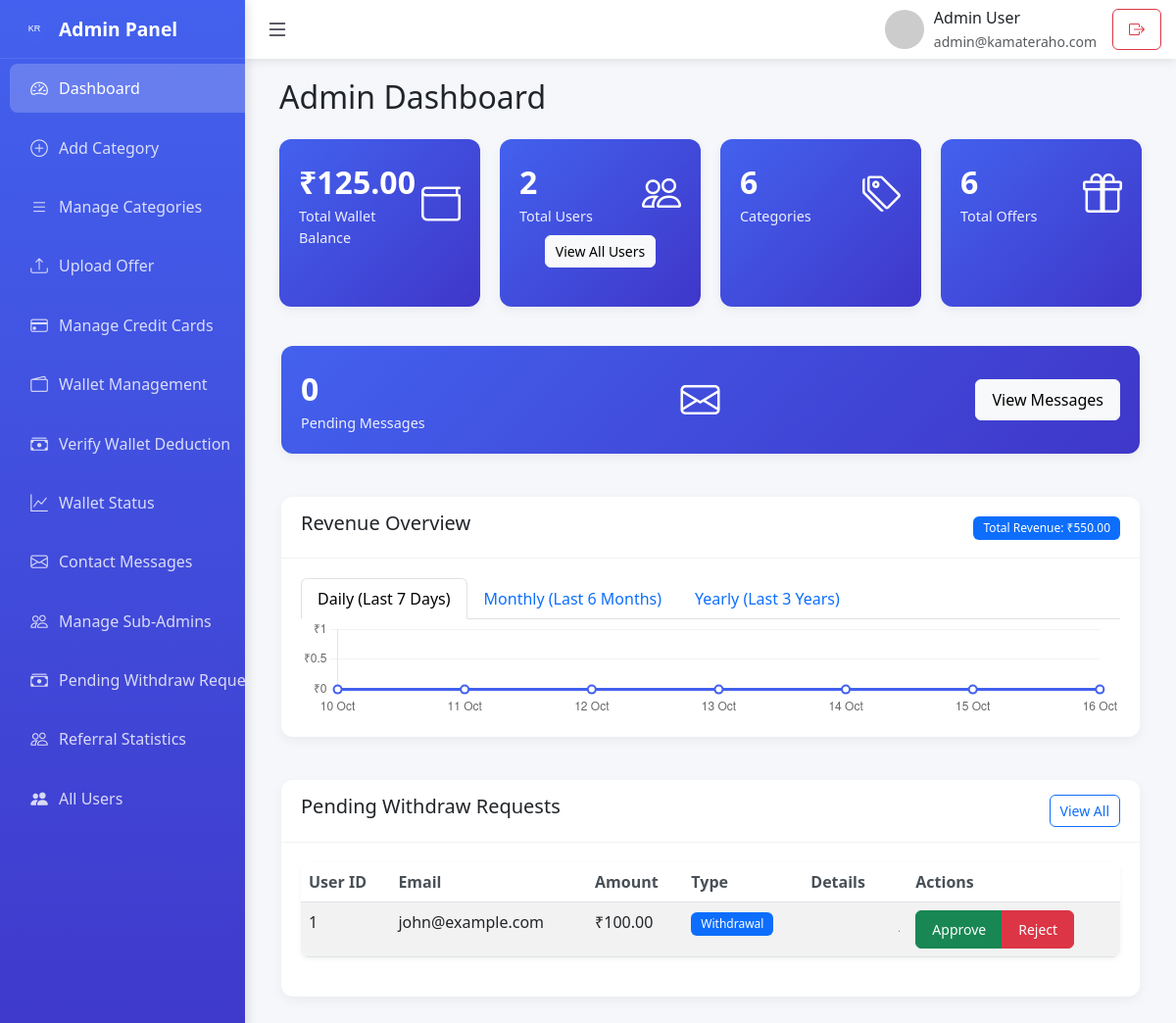
The app's page /admin/index.php with its own data.
### tables this page shows
CREATE TABLE IF NOT EXISTS withdraw_requests (
    id INT(11) AUTO_INCREMENT PRIMARY KEY,
    user_id INT(11) NOT NULL,
    amount DECIMAL(10, 2) NOT NULL,
    upi_id VARCHAR(255) NOT NULL,
    screenshot VARCHAR(255),
    status ENUM('pending', 'approved', 'rejected') DEFAULT 'pending',
    offer_title VARCHAR(255),
    offer_description TEXT,
    created_at TIMESTAMP DEFAULT CURRENT_TIMESTAMP,
    FOREIGN KEY (user_id) REFERENCES users(id) ON DELETE CASCADE
);

CREATE TABLE IF NOT EXISTS users (
    id INT(11) AUTO_INCREMENT PRIMARY KEY,
    name VARCHAR(255) NOT NULL,
    email VARCHAR(255) UNIQUE NOT NULL,
    phone VARCHAR(20),
    city VARCHAR(100),
    state VARCHAR(100),
    password VARCHAR(255) NOT NULL,
    wallet_balance DECIMAL(10, 2) DEFAULT 0.00,
    referral_code VARCHAR(50),
    created_at TIMESTAMP DEFAULT CURRENT_TIMESTAMP
);

### admin/index.php (the view, shortened to what this page needs)
<?php
include '../config/db.php';
include 'includes/admin_layout.php';
try {
    $stmt = $pdo->query("SELECT wr.*, u.name, u.email, u.id as user_id FROM withdraw_requests wr
                         JOIN users u ON wr.user_id = u.id
                         WHERE wr.status = 'pending'
                         ORDER BY wr.created_at DESC");
    $pending_withdraw_requests = $stmt->fetchAll(PDO::FETCH_ASSOC);
} catch(PDOException $e) {
    $error = "Error fetching pending withdraw requests: " . $e->getMessage();
    $pending_withdraw_requests = [];
}
try {
    $stmt = $pdo->query("SELECT COUNT(*) as pending_messages FROM contact_messages WHERE status = 'pending'");
    $pending_messages_count = $stmt->fetch(PDO::FETCH_ASSOC)['pending_messages'] ?? 0;
} catch(PDOException $e) {
    $pending_messages_count = 0;
}
try {
    $stmt = $pdo->query("SELECT SUM(wallet_balance) as total_balance FROM users");
    $total_wallet_balance = $stmt->fetch(PDO::FETCH_ASSOC)['total_balance'] ?? 0;
} catch(PDOException $e) {
    $total_wallet_balance = 0;
}
try {
    $stmt = $pdo->query("SELECT COUNT(*) as total_users FROM users");
    $total_users = $stmt->fetch(PDO::FETCH_ASSOC)['total_users'] ?? 0;
} catch(PDOException $e) {
    $total_users = 0;
}
try {
    $stmt = $pdo->query("SELECT COUNT(*) as total_categories FROM categories");
    $total_categories = $stmt->fetch(PDO::FETCH_ASSOC)['total_categories'] ?? 0;
} catch(PDOException $e) {
    $total_categories = 0;
}
try {
    $stmt = $pdo->query("SELECT COUNT(*) as total_offers FROM offers");
    $total_offers = $stmt->fetch(PDO::FETCH_ASSOC)['total_offers'] ?? 0;
} catch(PDOException $e) {
    $total_offers = 0;
}
try {
    $stmt = $pdo->query("SELECT DATE_FORMAT(created_at, '%Y-%m') as month, SUM(amount) as revenue
                         FROM wallet_history
                         WHERE type = 'credit' AND status = 'approved'
                         AND created_at >= DATE_SUB(NOW(), INTERVAL 6 MONTH)
                         GROUP BY DATE_FORMAT(created_at, '%Y-%m')
                         ORDER BY month ASC");
    $monthly_revenue = $stmt->fetchAll(PDO::FETCH_ASSOC);
} catch(PDOException $e) {
    $monthly_revenue = [];
}
try {
    $stmt = $pdo->query("SELECT YEAR(created_at) as year, SUM(amount) as revenue
                         FROM wallet_history
                         WHERE type = 'credit' AND status = 'approved'
                         AND created_at >= DATE_SUB(NOW(), INTERVAL 3 YEAR)
                         GROUP BY YEAR(created_at)
                         ORDER BY year ASC");
    $yearly_revenue = $stmt->fetchAll(PDO::FETCH_ASSOC);
} catch(PDOException $e) {
    $yearly_revenue = [];
}
$daily_data = [];
$dates = [];
for ($i = 6; $i >= 0; $i--) {
    $date = date('Y-m-d', strtotime("-$i days"));
    $dates[$date] = 0;
}
foreach ($dates as $date => $revenue) {
    $daily_data[] = $revenue;
}
$monthly_data = [];
foreach ($monthly_revenue as $row) {
    $monthly_data[] = $row['revenue'];
}
$yearly_data = [];
foreach ($yearly_revenue as $row) {
    $yearly_data[] = $row['revenue'];
}
$total_revenue = array_sum($daily_data) + array_sum($monthly_data) + array_sum($yearly_data);
?>
<div class="container-fluid">
    <h2 class="mb-4">Admin Dashboard</h2>
    <div class="row mb-4">
        <div class="col-xl-3 col-md-6 col-sm-12 mb-3">
            <div class="card stats-card h-100">
                <div class="card-body">
                    <div class="d-flex justify-content-between align-items-center">
                        <div>
                            <div class="number">₹<?php echo number_format($total_wallet_balance, 2); ?></div>
                            <div class="label">Total Wallet Balance</div>
                        </div>
                        <i class="bi bi-wallet fs-1"></i>
                    </div>
                </div>
            </div>
        </div>
        <div class="col-xl-3 col-md-6 col-sm-12 mb-3">
            <div class="card stats-card h-100">
                <div class="card-body">
                    <div class="d-flex justify-content-between align-items-center">
                        <div>
                            <div class="number"><?php echo $total_users; ?></div>
                            <div class="label">Total Users</div>
                        </div>
                        <i class="bi bi-people fs-1"></i>
                    </div>
                    <div class="mt-2 text-center">
                        <a href="all_users.php" class="btn btn-sm btn-light">View All Users</a>
                    </div>
                </div>
            </div>
        </div>
        <div class="col-xl-3 col-md-6 col-sm-12 mb-3">
            <div class="card stats-card h-100">
                <div class="card-body">
                    <div class="d-flex justify-content-between align-items-center">
                        <div>
                            <div class="number"><?php echo $total_categories; ?></div>
                            <div class="label">Categories</div>
                        </div>
                        <i class="bi bi-tags fs-1"></i>
                    </div>
                </div>
            </div>
        </div>
        <div class="col-xl-3 col-md-6 col-sm-12 mb-3">
            <div class="card stats-card h-100">
                <div class="card-body">
                    <div class="d-flex justify-content-between align-items-center">
                        <div>
                            <div class="number"><?php echo $total_offers; ?></div>
                            <div class="label">Total Offers</div>
                        </div>
                        <i class="bi bi-gift fs-1"></i>
                    </div>
                </div>
            </div>
        </div>
    </div>
    <div class="row mb-4">
        <div class="col-12">
            <div class="card stats-card">
                <div class="card-body">
                    <div class="d-flex justify-content-between align-items-center">
                        <div>
                            <div class="number"><?php echo $pending_messages_count; ?></div>
                            <div class="label">Pending Messages</div>
                        </div>
                        <i class="bi bi-envelope fs-1"></i>
                        <a href="contact_messages.php" class="btn btn-light">View Messages</a>
                    </div>
                </div>
            </div>
        </div>
    </div>
    <div class="row mb-4">
        <div class="col-12">
            <div class="card">
                <div class="card-header d-flex justify-content-between align-items-center">
                    <h5>Revenue Overview</h5>
                    <div class="card-header-actions">
                        <span class="badge bg-primary">Total Revenue: ₹<?php echo number_format($total_revenue, 2); ?></span>
                    </div>
                </div>
                <div class="card-body">
                    <ul class="nav nav-tabs" id="revenueTabs" role="tablist">
                        <li class="nav-item" role="presentation">
                            <button class="nav-link active" id="daily-tab" data-bs-toggle="tab" data-bs-target="#daily" type="button" role="tab">Daily (Last 7 Days)</button>
                        </li>
                        <li class="nav-item" role="presentation">
                            <button class="nav-link" id="monthly-tab" data-bs-toggle="tab" data-bs-target="#monthly" type="button" role="tab">Monthly (Last 6 Months)</button>
                        </li>
                        <li class="nav-item" role="presentation">
                            <button class="nav-link" id="yearly-tab" data-bs-toggle="tab" data-bs-target="#yearly" type="button" role="tab">Yearly (Last 3 Years)</button>
                        </li>
                    </ul>
                    <div class="tab-content" id="revenueTabsContent">
                        <div class="tab-pane fade show active" id="daily" role="tabpanel">
                            <canvas id="dailyChart" height="100"></canvas>
                        </div>
                    </div>
                </div>
            </div>
        </div>
    </div>
    <div class="row">
        <div class="col-lg-12 col-12 mb-4">
            <div class="card h-100">
                <div class="card-header d-flex justify-content-between align-items-center">
                    <h5>Pending Withdraw Requests</h5>
                    <a href="pending_withdraw_requests.php" class="btn btn-sm btn-outline-primary">View All</a>
                </div>
                <div class="card-body">
                    <?php if (empty($pending_withdraw_requests)): ?>
                        <p>No pending withdraw requests.</p>
                    <?php else: ?>
                        <div class="table-responsive">
                            <table class="table table-striped">
                                <thead>
                                    <tr>
                                        <th>User ID</th>
                                        <th>Email</th>
                                        <th>Amount</th>
                                        <th>Type</th>
                                        <th>Details</th>
                                        <th>Actions</th>
                                    </tr>
                                </thead>
                                <tbody>
                                    <?php foreach ($pending_withdraw_requests as $request): ?>
                                        <tr>
                                            <td><?php echo htmlspecialchars($request['user_id']); ?></td>
                                            <td><?php echo htmlspecialchars($request['email']); ?></td>
                                            <td>₹<?php echo number_format($request['amount'], 2); ?></td>
                                            <td>
                                                <?php if (strpos($request['upi_id'], 'purchase@') === 0): ?>
                                                    <span class="badge bg-success">Purchase Request</span>
                                                <?php else: ?>
                                                    <span class="badge bg-primary">Withdrawal</span>
                                                <?php endif; ?>
                                            </td>
                                            <td>
                                                <?php if (!empty($request['offer_title'])): ?>
                                                    <div>
                                                        <strong><?php echo htmlspecialchars($request['offer_title']); ?></strong><br>
                                                        <div class="text-truncate-slider" style="max-width: 200px; overflow: hidden; position: relative;">
                                                            <div class="slider-text" style="white-space: nowrap; display: inline-block;">
                                                                <?php echo htmlspecialchars($request['offer_description']); ?>
                                                            </div>
                                                        </div>
                                                    </div>
                                                <?php else: ?>
                                                    <div class="text-truncate-slider" style="max-width: 200px; overflow: hidden; position: relative;">
                                                        <div class="slider-text" style="white-space: nowrap; display: inline-block;">
                                                        </div>
                                                    </div>
                                                <?php endif; ?>
                                            </td>
                                            <td>
                                                <div class="btn-group btn-group-sm" role="group">
                                                    <a href="approve_withdraw.php?id=<?php echo $request['id']; ?>&action=approve"
                                                       class="btn btn-success">Approve</a>
                                                    <a href="approve_withdraw.php?id=<?php echo $request['id']; ?>&action=reject"
                                                       class="btn btn-danger">Reject</a>
                                                </div>
                                            </td>
                                        </tr>
                                    <?php endforeach; ?>
                                </tbody>
                            </table>
                        </div>
                    <?php endif; ?>
                </div>
            </div>
        </div>
    </div>
</div>
<?php include 'includes/admin_footer.php'; ?>

### admin/assets/admin.css (style rules this page uses)
.card { transition: all 0.3s ease; margin-bottom: 20px; }
.card-body { padding: 1.25rem; }
.card.h-100 { height: 100%; display: flex; flex-direction: column; }
.card.h-100 .card-body { flex: 1 1 auto; }
.stats-card { border-left: 4px solid rgba(255, 255, 255, 0.3); }
.table th { font-weight: 600; color: #495057; }
.table-responsive { border-radius: 8px; overflow: hidden; box-shadow: 0 2px 5px rgba(0, 0, 0, 0.05); }
.table { margin-bottom: 0; }
.table th, .table td { white-space: nowrap; }
.badge { padding: 6px 10px; font-weight: 500; }
.btn { border-radius: 6px; padding: 8px 16px; font-weight: 500; }
.btn-sm { padding: 5px 10px; font-size: 0.875rem; }
@media (max-width: 1200px) { .container-fluid { padding: 0 15px; } }
@media (max-width: 1200px) { .row { margin: 0 -10px; } }
@media (max-width: 1200px) { .col-xl-3, .col-lg-6, .col-md-6, .col-sm-12 { padding: 0 10px; } }

### admin/includes/admin_layout.php (style rules this page uses)
:root { --sidebar-width: 250px; --header-height: 60px; --primary-color: #4361ee; --secondary-color: #3f37c9; --success-color: #4cc9f0; --dark-color: #1d1e2c; --light-color: #f8f9fa; }
body { background-color: #f5f7fb; font-family: 'Segoe UI', Tahoma, Geneva, Verdana, sans-serif; }
.card { border: none; border-radius: 12px; box-shadow: 0 4px 12px rgba(0, 0, 0, 0.05); margin-bottom: 20px; transition: transform 0.3s; }
.card-header { background-color: white; border-bottom: 1px solid rgba(0, 0, 0, 0.05); font-weight: 600; padding: 15px 20px; border-radius: 12px 12px 0 0 !important; }
.stats-card { background: linear-gradient(135deg, var(--primary-color), var(--secondary-color)); color: white; }
.stats-card .number { font-size: 2rem; font-weight: 700; }
.stats-card .label { font-size: 0.9rem; opacity: 0.9; }
.slider-text { animation: slide-left 10s linear infinite; padding-left: 100%; }
.text-truncate-slider .slider-text { animation-play-state: paused; }

### records on screen
withdraw_requests: user "1", user.email "john@example.com", amount "100.00", upi_id "Withdrawal"

### other values on screen
$admin_name "Admin User"
$admin_email "admin@kamateraho.com"
$total_wallet_balance "125.00"
$total_users "2"
$total_categories "6"
$total_offers "6"
$pending_messages_count "0"
$total_revenue "550.00"
